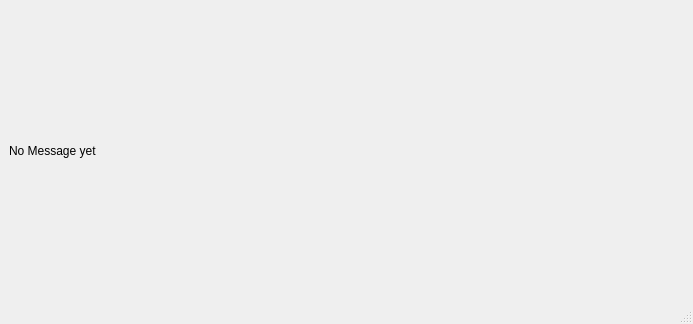
<?xml version="1.0" encoding="UTF-8"?>
<ui version="4.0">
 <class>MainWindow</class>
 <widget class="QMainWindow" name="MainWindow">
  <property name="geometry">
   <rect>
    <x>0</x>
    <y>0</y>
    <width>693</width>
    <height>324</height>
   </rect>
  </property>
  <property name="windowTitle">
   <string>ros2 qt single thread</string>
  </property>
  <widget class="QWidget" name="centralwidget">
   <layout class="QVBoxLayout" name="verticalLayout_2">
    <item>
     <layout class="QVBoxLayout" name="verticalLayout">
      <item>
       <widget class="QLabel" name="label">
        <property name="text">
         <string>No Message yet</string>
        </property>
       </widget>
      </item>
     </layout>
    </item>
   </layout>
  </widget>
  <widget class="QStatusBar" name="statusbar"/>
 </widget>
 <resources/>
 <connections/>
</ui>
